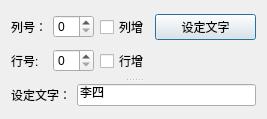
<?xml version="1.0" encoding="UTF-8"?>
<ui version="4.0">
 <class>QWDialogLocate</class>
 <widget class="QDialog" name="QWDialogLocate">
  <property name="geometry">
   <rect>
    <x>0</x>
    <y>0</y>
    <width>267</width>
    <height>119</height>
   </rect>
  </property>
  <property name="cursor">
   <cursorShape>PointingHandCursor</cursorShape>
  </property>
  <property name="windowTitle">
   <string>单元格定位与文字设置</string>
  </property>
  <property name="layoutDirection">
   <enum>Qt::LeftToRight</enum>
  </property>
  <property name="autoFillBackground">
   <bool>false</bool>
  </property>
  <layout class="QVBoxLayout" name="verticalLayout">
   <item>
    <widget class="QSplitter" name="splitter">
     <property name="orientation">
      <enum>Qt::Vertical</enum>
     </property>
     <widget class="QWidget" name="">
      <layout class="QGridLayout" name="gridLayout">
       <item row="0" column="0">
        <widget class="QLabel" name="label">
         <property name="text">
          <string>列号：</string>
         </property>
        </widget>
       </item>
       <item row="0" column="1">
        <widget class="QSpinBox" name="spinBoxColumn"/>
       </item>
       <item row="0" column="2">
        <widget class="QCheckBox" name="checkBoxColumn">
         <property name="text">
          <string>列增</string>
         </property>
        </widget>
       </item>
       <item row="0" column="3" colspan="2">
        <widget class="QPushButton" name="btnSetText">
         <property name="text">
          <string>设定文字</string>
         </property>
        </widget>
       </item>
       <item row="1" column="0">
        <widget class="QLabel" name="label_2">
         <property name="text">
          <string>行号:</string>
         </property>
        </widget>
       </item>
       <item row="1" column="1">
        <widget class="QSpinBox" name="spinBoxRow"/>
       </item>
       <item row="1" column="2" colspan="2">
        <widget class="QCheckBox" name="checkBoxRow">
         <property name="text">
          <string>行增</string>
         </property>
        </widget>
       </item>
       <item row="1" column="4">
        <spacer name="horizontalSpacer">
         <property name="orientation">
          <enum>Qt::Horizontal</enum>
         </property>
         <property name="sizeHint" stdset="0">
          <size>
           <width>40</width>
           <height>20</height>
          </size>
         </property>
        </spacer>
       </item>
      </layout>
     </widget>
     <widget class="QWidget" name="">
      <layout class="QHBoxLayout" name="horizontalLayout">
       <item>
        <widget class="QLabel" name="label_3">
         <property name="text">
          <string>设定文字：</string>
         </property>
        </widget>
       </item>
       <item>
        <widget class="QLineEdit" name="lineEdit">
         <property name="text">
          <string>李四</string>
         </property>
        </widget>
       </item>
      </layout>
     </widget>
    </widget>
   </item>
  </layout>
 </widget>
 <resources/>
 <connections/>
</ui>
